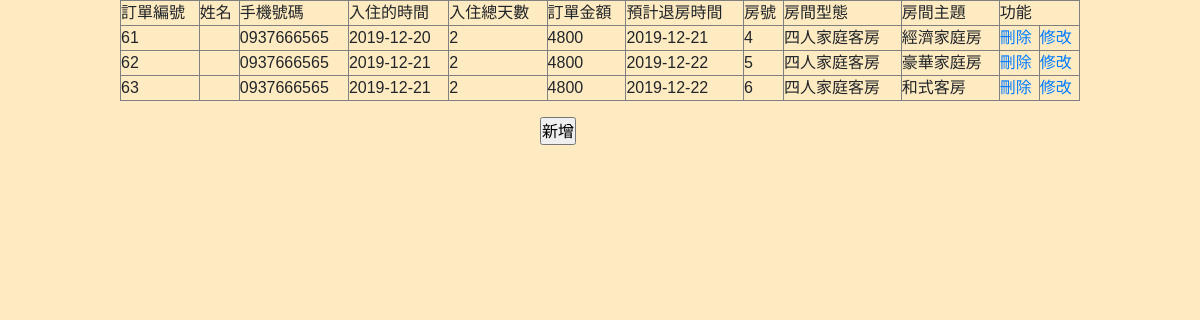
/room_result.php, run on the app's committed database.
### tables this page shows
CREATE TABLE `orderdata` (
  `o_num` int(10) NOT NULL,
  `m_id` varchar(10) NOT NULL,
  `o_phone` varchar(12) NOT NULL,
  `o_citime` date NOT NULL,
  `o_day` int(10) NOT NULL,
  `o_total` varchar(10) NOT NULL,
  `o_cotime` date NOT NULL,
  `r_id` int(10) NOT NULL,
  `o_ferry` enum('無船票','公營','民營') NOT NULL DEFAULT '無船票'
);

CREATE TABLE `roomdata` (
  `r_id` int(10) NOT NULL,
  `r_type` varchar(20) NOT NULL,
  `r_model` varchar(50) NOT NULL,
  `r_price` int(10) NOT NULL,
  `r_disc` varchar(50) NOT NULL
);

### room_result.php (the view, shortened to what this page needs)
<?php
require("connMysql.php");
$sql = "SELECT `orderdata`.*,`roomdata`.`r_type`,`roomdata`.`r_model` FROM `orderdata`,`roomdata`
        WHERE `orderdata`.`r_id` = `roomdata`.`r_id`";
$link=$db_link->query($sql);
?>
<!DOCTYPE html PUBLIC "-//W3C//DTD XHTML 1.0 Transitional//EN" "http://www.w3.org/TR/xhtml1/DTD/xhtml1-transitional.dtd">
<html xmlns="http://www.w3.org/1999/xhtml">
<head>
    <link href="\font-awesome-4.7.0/css/font-awesome.min.css" rel="stylesheet" />
    <link href="\css/bootstrap.min.css" rel="stylesheet" />
    <link href="\css/ican.css" rel="stylesheet" />
</head>
<body>
<?php
echo  "<div style='padding-left:10%;padding-right:10%'>";
echo '<table width="100%" border="1" style="padding-left:10%;padding-right:10%">
<tr>
<td>訂單編號</td>
<td>姓名</td>
<td>手機號碼</td>
<td>入住的時間</td>
<td>入住總天數</td>
<td>訂單金額</td>
<td>預計退房時間</td>
<td>房號</td>
<td>房間型態</td>
<td>房間主題</td>
<td colspan="2">功能</td>
</tr>';
for($i=0;$i<$link->num_rows;$i++){
  $result=$link->fetch_assoc();
  $o_num=$result['o_num'];
$o_name=$result['o_name'];
$o_phone=$result['o_phone'];
$o_citime=$result['o_citime'];
$o_day=$result['o_day'];
$o_total=$result['o_total'];
$o_cotime=$result['o_cotime'];
  echo "<tr>";
 echo "<td>".$result['o_num']."</td>";
 echo "<td>".$result['o_name']."</td>";
 echo "<td>".$result['o_phone']."</td>";
 echo "<td>".$result['o_citime']."</td>";
 echo "<td>".$result['o_day']."</td>";
 echo "<td>".$result['o_total']."</td>";
 echo "<td>".$result['o_cotime']."</td>";
 echo "<td>".$result['r_id']."</td>";
 echo "<td>".$result['r_type']."</td>";
 echo "<td>".$result['r_model']."</td>";
 echo "<td>"."<a href='?action=delete&o_num=$result[o_num]'>"."刪除"."</a>"."</td>";
 echo "<td>"."<a href='upd.php?new=$o_num&nme=$o_name&phne=$o_phone&daaay=$o_citime&o_cotime=$o_cotime&o_total=$o_total&o_day=$o_day'>"."修改"."</a>"."</td>";
 echo "</tr>";
}
?>
</table>
</div>
<input type="submit" style="margin-left: 45%" value="新增" onclick="javascript:location.href='bookingroom.php'"/>
</body>
</html>

### css/ican.css (style rules this page uses)
* { padding: 0; font-family: 'Noto Sans TC', sans-serif; list-style: none; }
body { background-color: #FFEBC2; transition: transform .5 ease; }
@media screen and (max-width: 1200px) { body { overflow-x: hidden; } }

### data on the page
orderdata: o_num "61", o_phone "0937666565", o_citime "2019-12-20", o_day "2", o_total "4800", o_cotime "2019-12-21", r "4", r.r_type "四人家庭客房", r.r_model "經濟家庭房"
orderdata: o_num "62", o_phone "0937666565", o_citime "2019-12-21", o_day "2", o_total "4800", o_cotime "2019-12-22", r "5", r.r_type "四人家庭客房", r.r_model "豪華家庭房"
orderdata: o_num "63", o_phone "0937666565", o_citime "2019-12-21", o_day "2", o_total "4800", o_cotime "2019-12-22", r "6", r.r_type "四人家庭客房", r.r_model "和式客房"
